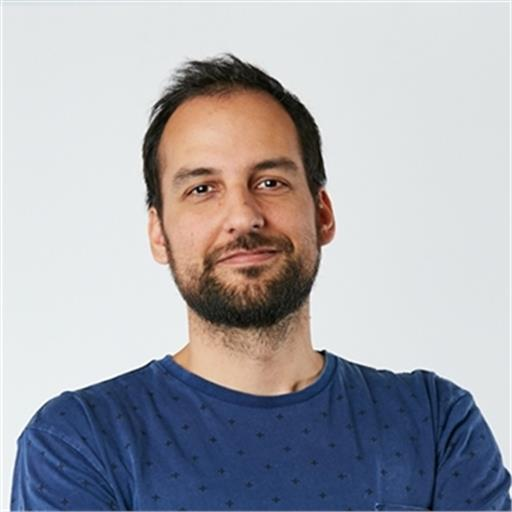
#> input picture images/pic.png, 512 x 512 px, found by its file name
$ python rw_image.py
#> lines starting #> are read from the running program, lines starting #| are printed output that depends on the picture
# Python program to explain cv2.imwrite() method

# importing cv2
import cv2

# importing os module
import os

# Image path
image_path = r'/Users/iznenad/dev/opencv/images/pic.png'

# Image directory
directory = r'/Users/iznenad/dev/opencv/images'

# Using cv2.imread() method
# to read the image
img = cv2.imread(image_path, cv2.IMREAD_GRAYSCALE)
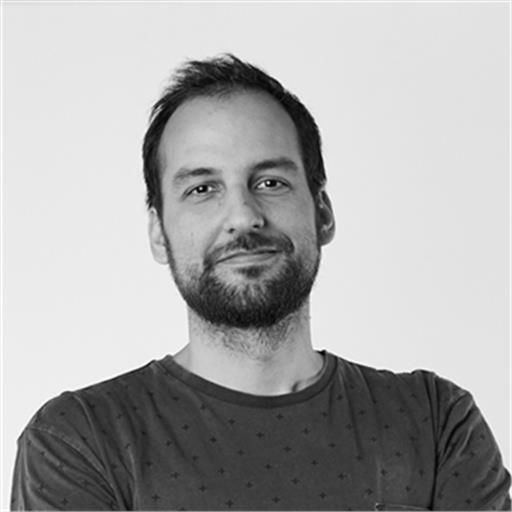
#> img: shape (512, 512); min 0, max 255, mean 169.7

# List files and directories
print("Before saving image:")
print(os.listdir(directory))

# Filename
filename = 'images/savedImage.jpg'

# Using cv2.imwrite() method
# Saving the image
cv2.imwrite(filename, img)

# List files and directories
print("After saving image:")
print(os.listdir(directory))

print('Successfully saved')
